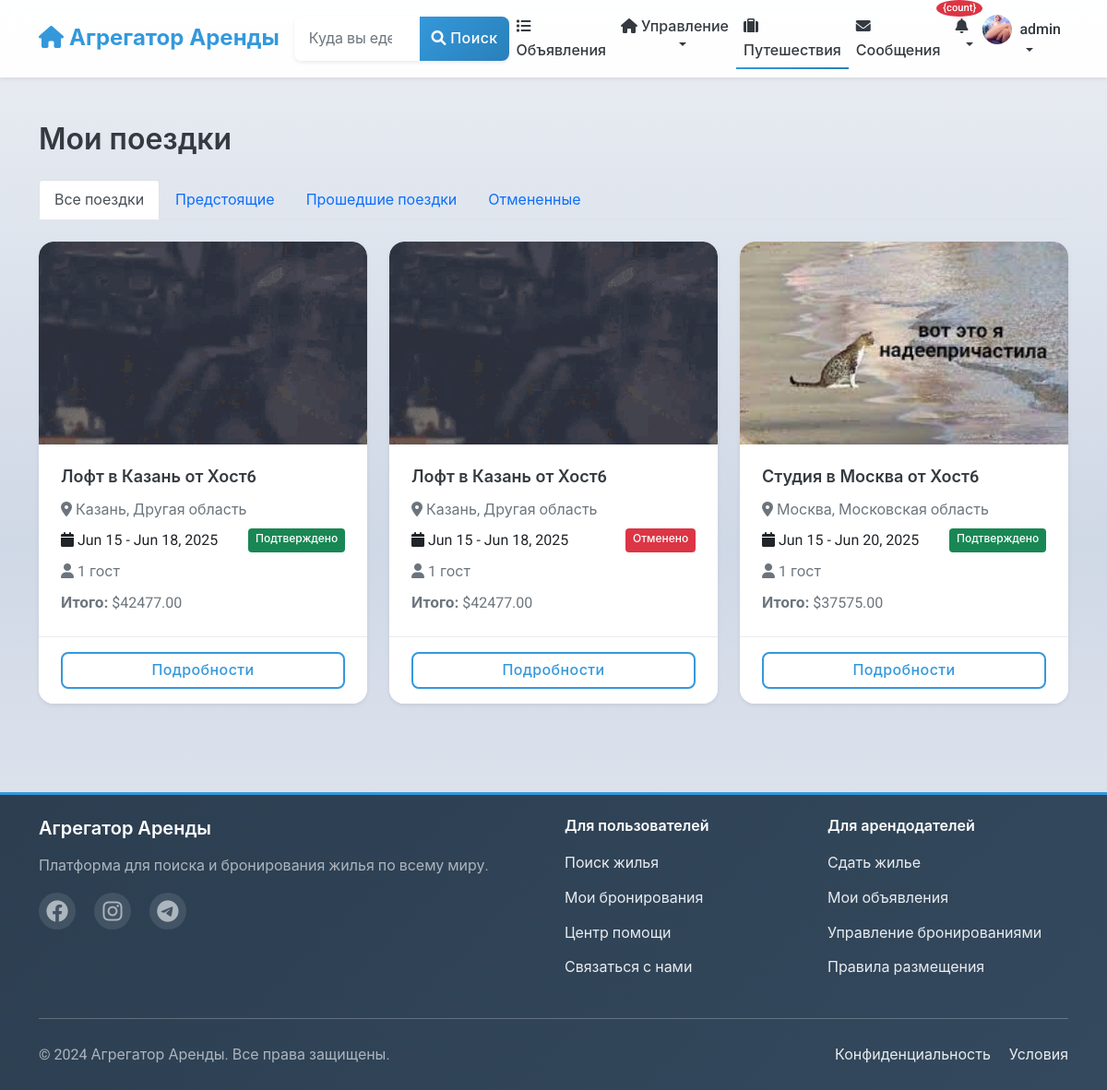
Page /listings/my-bookings/ (signed in) on the earlier database version.
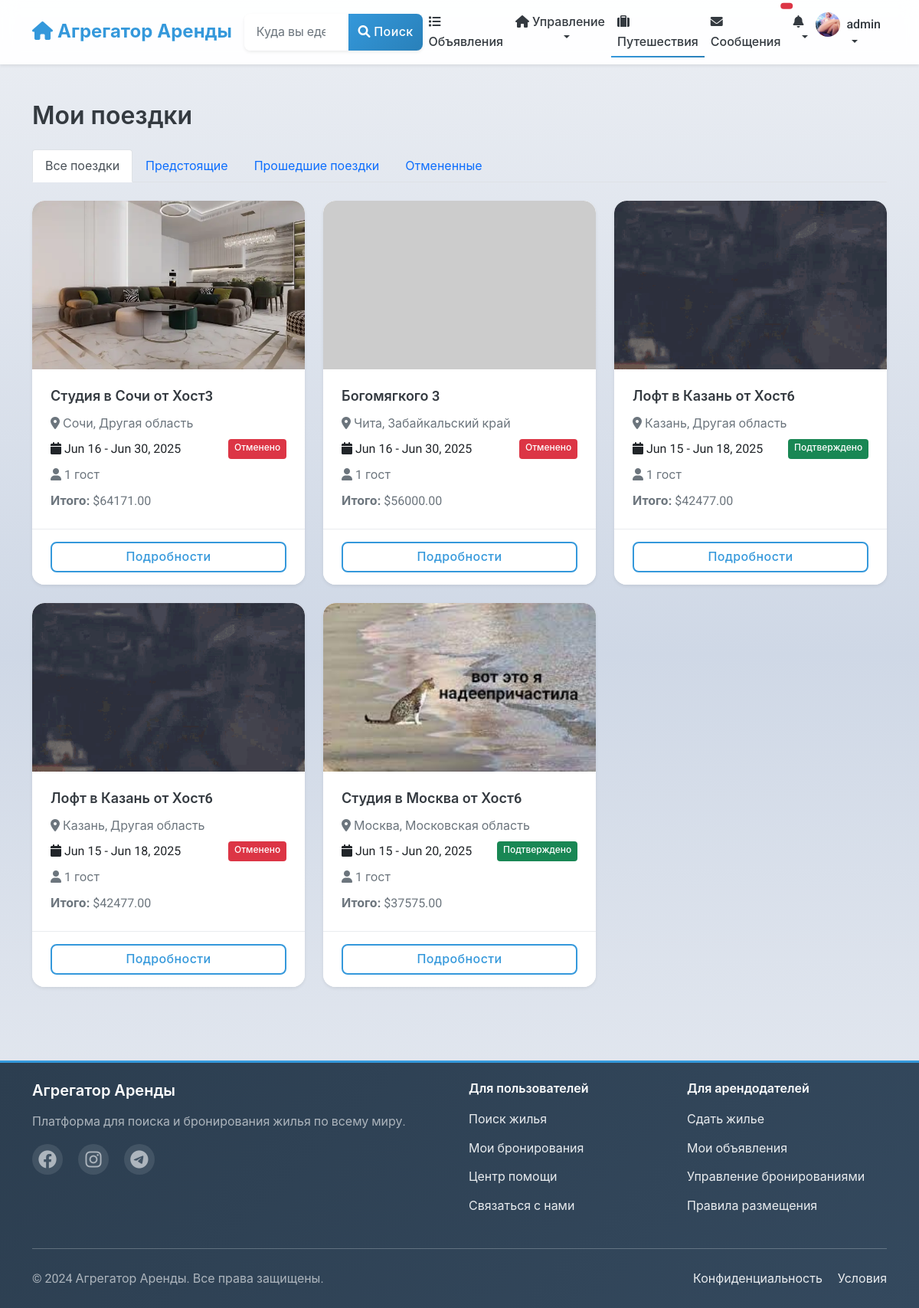
Same page on the later database version.
### listings/models.py (models this page shows, shortened)
class Booking(models.Model):
    STATUS_CHOICES = [
        ('pending', _('Pending')),
        ('confirmed', _('Confirmed')),
        ('canceled', _('Canceled')),
        ('completed', _('Completed')),
    ]
    start_date = models.DateField(_("Check-in date"))
    end_date = models.DateField(_("Check-out date"))
    guests = models.PositiveSmallIntegerField(_("Number of guests"))
    status = models.CharField(_("Status"), max_length=20, choices=STATUS_CHOICES, default='pending')
    base_price = models.DecimalField(_("Base price"), max_digits=10, decimal_places=2)
    cleaning_fee = models.DecimalField(_("Cleaning fee"), max_digits=10, decimal_places=2)
    service_fee = models.DecimalField(_("Service fee"), max_digits=10, decimal_places=2)
    total_price = models.DecimalField(_("Total price"), max_digits=10, decimal_places=2)
    special_requests = models.TextField(_("Special requests"), blank=True)
    listing = models.ForeignKey(
        Listing,
        on_delete=models.CASCADE,
        related_name='bookings'
    )
    guest = models.ForeignKey(
        settings.AUTH_USER_MODEL,
        on_delete=models.CASCADE,
        related_name='bookings'
    )
    booking_reference = models.UUIDField(_("Booking reference"), default=uuid.uuid4, editable=False, unique=True)
    created_at = models.DateTimeField(_("Created at"), auto_now_add=True)
    updated_at = models.DateTimeField(_("Updated at"), auto_now=True)
    class Meta:
        verbose_name = _("Booking")
        verbose_name_plural = _("Bookings")
        ordering = ['-created_at']

class Listing(models.Model):
    title = models.CharField(_("Title"), max_length=100)
    description = models.TextField(_("Description"))
    address = models.CharField(_("Address"), max_length=255)
    city = models.CharField(_("City"), max_length=100)
    state = models.CharField(_("State/Province"), max_length=100)
    country = models.CharField(_("Country"), max_length=100)
    zip_code = models.CharField(_("ZIP/Postal Code"), max_length=20)
    latitude = models.DecimalField(_("Latitude"), max_digits=10, decimal_places=7, null=True, blank=True)
    longitude = models.DecimalField(_("Longitude"), max_digits=10, decimal_places=7, null=True, blank=True)
    price_per_night = models.DecimalField(_("Price per night"), max_digits=10, decimal_places=2)
    cleaning_fee = models.DecimalField(_("Cleaning fee"), max_digits=10, decimal_places=2, default=0)
    service_fee = models.DecimalField(_("Service fee"), max_digits=10, decimal_places=2, default=0)
    bedrooms = models.PositiveSmallIntegerField(_("Bedrooms"))
    bathrooms = models.DecimalField(_("Bathrooms"), max_digits=3, decimal_places=1)
    accommodates = models.PositiveSmallIntegerField(_("Accommodates"))
    property_type = models.CharField(_("Property type"), max_length=50)
    image_urls = models.JSONField(_("Image URLs"), default=list, null=True, blank=True)
    verification_video = models.FileField(
        _("Verification Video"),
        upload_to='verification_videos/',
        null=True,
        blank=True,
        help_text=_("Video proof of property compliance (max 250MB, for moderation only)")
    )
    amenities = models.JSONField(_("Amenities"), default=list)
    house_rules = models.TextField(_("House rules"), blank=True)
    check_in_time = models.TimeField(_("Check-in time"), null=True, blank=True)
    check_out_time = models.TimeField(_("Check-out time"), null=True, blank=True)
    minimum_nights = models.PositiveSmallIntegerField(_("Minimum nights"), default=1)
    maximum_nights = models.PositiveSmallIntegerField(_("Maximum nights"), default=30)
    is_active = models.BooleanField(_("Is active"), default=True)
    is_approved = models.BooleanField(_("Is approved"), default=False)
    host = models.ForeignKey(
        settings.AUTH_USER_MODEL,
        on_delete=models.CASCADE,
        related_name='listings'
    )
    created_at = models.DateTimeField(_("Created at"), auto_now_add=True)
    updated_at = models.DateTimeField(_("Updated at"), auto_now=True)
    class Meta:
        verbose_name = _("Listing")
        verbose_name_plural = _("Listings")
        ordering = ['-created_at', '-id']
        ordering = ['-created_at']
    @property
    def main_image_url(self):
        main_image = self.images.filter(is_main=True).first()
        if main_image:
            return main_image.image.url
        first_image = self.images.first()
        if first_image:
            return first_image.image.url
        if self.image_urls and len(self.image_urls) > 0:
            return self.image_urls[0]
        return "https://via.placeholder.com/800x600.png?text=No+Image+Available"

class ListingImage(models.Model):
    listing = models.ForeignKey(
        Listing,
        on_delete=models.CASCADE,
        related_name='images'
    )
    image = models.ImageField(
        _("Image"),
        upload_to='listing_images/',
        help_text=_("Upload listing image")
    )
    is_main = models.BooleanField(
        _("Main image"),
        default=False,
        help_text=_("Mark as main listing image")
    )
    uploaded_at = models.DateTimeField(_("Uploaded at"), auto_now_add=True)
    class Meta:
        verbose_name = _("Listing Image")
        verbose_name_plural = _("Listing Images")
        ordering = ['-is_main', '-uploaded_at']

### listings/views.py (the view)
# urls.py: path('my-bookings/', views.user_bookings, name='user_bookings'),
@login_required
def user_bookings(request):
    bookings = Booking.objects.filter(guest=request.user).select_related('listing')
    status = request.GET.get('status')
    if status and status in [choice[0] for choice in Booking.STATUS_CHOICES]:
        bookings = bookings.filter(status=status)
    if request.GET.get('tab_content'):
        return render(request, 'listings/partials/user_bookings_content.html', {
            'bookings': bookings,
            'status_choices': Booking.STATUS_CHOICES,
            'current_status': status
        })
    return render(request, 'listings/user_bookings.html', {
        'bookings': bookings,
        'status_choices': Booking.STATUS_CHOICES,
        'current_status': status
    })

### notifications/templatetags/notify_tags.py (called while the page is built)
@register.simple_tag(takes_context=True)
def notification_count(context):
    user = context['request'].user
    if user.is_authenticated:
        count = user.notifications.filter(is_read=False).count()
        return count
    return 0

### listings/templates/listings/user_bookings.html (shortened to what the changed rows need)
{% extends 'base.html' %}
{% load static %}
{% block content %}
<div class="container py-4">
    <div class="row">
        <div class="col-12">
            <h2 class="mb-4">Мои поездки</h2>
            {% if bookings %}
                <div class="row row-cols-1 row-cols-md-2 row-cols-lg-3 g-4">
                    {% for booking in bookings %}
                    <div class="col">
                        <div class="card h-100 shadow-sm">
                            <img src="{{ booking.listing.main_image_url }}" class="card-img-top" alt="{{ booking.listing.title }}">
                            <div class="card-body">
                                <h5 class="card-title">{{ booking.listing.title }}</h5>
                                <p class="card-text text-muted mb-2">
                                    <i class="fas fa-map-marker-alt"></i> {{ booking.listing.city }}, {{ booking.listing.state }}
                                </p>
                                <div class="d-flex justify-content-between mb-2">
                                    <span>
                                        <i class="fas fa-calendar"></i> {{ booking.start_date|date:"M d" }} - {{ booking.end_date|date:"M d, Y" }}
                                    </span>
                                    <span class="badge {% if booking.status == 'confirmed' %}bg-success{% elif booking.status == 'pending' %}bg-warning text-dark{% elif booking.status == 'canceled' %}bg-danger{% elif booking.status == 'completed' %}bg-secondary{% endif %}">
                                        {% if booking.status == 'confirmed' %}Подтверждено
                                        {% elif booking.status == 'pending' %}В ожидании
                                        {% elif booking.status == 'canceled' %}Отменено
                                        {% elif booking.status == 'completed' %}Завершено
                                        {% endif %}
                                    </span>
                                </div>
                                <p class="card-text mb-2">
                                    <i class="fas fa-user"></i> {{ booking.guests }} гост{{ booking.guests|pluralize:"ь,я,ей" }}
                                </p>
                                <p class="card-text">
                                    <strong>Итого:</strong> ${{ booking.total_price }}
                                </p>
                            </div>
                            <div class="card-footer bg-white">
                                <div class="d-grid">
                                    <a href="{% url 'listings:booking_detail' reference=booking.booking_reference %}" class="btn btn-outline-primary">
                                        Подробности
                                    </a>
                                </div>
                            </div>
                        </div>
                    </div>
                    {% endfor %}
                </div>
            {% endif %}
        </div>
    </div>
</div>
{% endblock %}

### templates/includes/navbar.html (shortened to what the changed rows need)
<nav class="navbar navbar-expand-lg navbar-light bg-white shadow-sm">
    <div class="container">
        <div class="collapse navbar-collapse" id="navbarSupportedContent">
            <ul class="navbar-nav ms-auto mb-2 mb-lg-0">
                {% if user.is_authenticated %}
                    {% if user.is_host %}
                    <li class="nav-item dropdown">
                        <a class="nav-link dropdown-toggle" href="#" id="hostDropdown" role="button"
                           data-bs-toggle="dropdown" aria-expanded="false">
                            <i class="fas fa-home"></i> Управление
                        </a>
                    </li>
                    {% else %}
                    <li class="nav-item">
                        <a class="nav-link" href="{% url 'listings:listing_create' %}">
                            <i class="fas fa-plus"></i> Подать объявление
                        </a>
                    </li>
                    {% endif %}
                    <li class="nav-item">
                        <a class="nav-link {% if request.resolver_match.url_name == 'user_bookings' %}active{% endif %}"
                           href="{% url 'listings:user_bookings' %}">
                            <i class="fas fa-suitcase"></i> Путешествия
                        </a>
                    </li>
                    <li class="nav-item">
                        <a class="nav-link position-relative {% if 'chat' in request.path %}active{% endif %}"
                           href="{% url 'chat:conversation_list' %}">
                            <i class="fas fa-envelope"></i> Сообщения
                            <span id="message-badge" class="position-absolute top-0 start-100 translate-middle badge rounded-pill bg-danger"
                                  hx-get="{% url 'chat:get_unread_count' %}"
                                  hx-trigger="load, every 30s"
                                  hx-swap="innerHTML">
                            </span>
                        </a>
                    </li>
                    <li class="nav-item dropdown">
                        <a class="nav-link dropdown-toggle position-relative" href="#" id="notificationDropdown"
                           role="button" data-bs-toggle="dropdown" aria-expanded="false"
                           onclick="loadNotifications()"
                           data-bs-auto-close="outside">
                            <i class="fas fa-bell"></i>
                            <span class="position-absolute"
                                  id="notification-badge-container"
                                  style="top: -8px; right: -8px; z-index: 1000;"
                                  hx-get="{% url 'notifications:get_unread_count' %}"
                                  hx-trigger="load, every 30s"
                                  hx-swap="innerHTML">
                                {% load notify_tags %}
                                {% notification_count as count %}
                                {% if count > 0 %}
                                <span class="badge bg-danger" id="notification-badge" style="font-size: 0.7rem; min-width: 18px; height: 18px; border-radius: 50%; display: flex; align-items: center; justify-content: center;">{count}</span>
                                {% endif %}
                            </span>
                        </a>
                    </li>
                    <li class="nav-item dropdown">
                        <a class="nav-link dropdown-toggle d-flex align-items-center" href="#" id="userDropdown" role="button"
                           data-bs-toggle="dropdown" aria-expanded="false">
                            {% if user.profile_picture %}
                                <img src="{{ user.profile_picture.url }}" alt="{{ user.username }}" class="rounded-circle me-2" width="32" height="32" style="object-fit: cover;">
                            {% else %}
                                <i class="fas fa-user-circle fa-lg me-2"></i>
                            {% endif %}
                            {{ user.username }}
                        </a>
                    </li>
                {% endif %}
            </ul>
        </div>
    </div>
</nav>

Differences in the rows shown:
added Booking: listing.main_image_url (picture), listing "Студия в Сочи от Хост3", listing.city "Сочи", listing.state "Другая область", start_date "Jun 16", end_date "Jun 30, 2025", status "Отменено", guests "1", total_price "64171.00"
added Booking: listing "Богомягкого 3", listing.city "Чита", listing.state "Забайкальский край", start_date "Jun 16", end_date "Jun 30, 2025", status "Отменено", guests "1", total_price "56000.00"
Other differences:
text no longer shown: "{count}"
